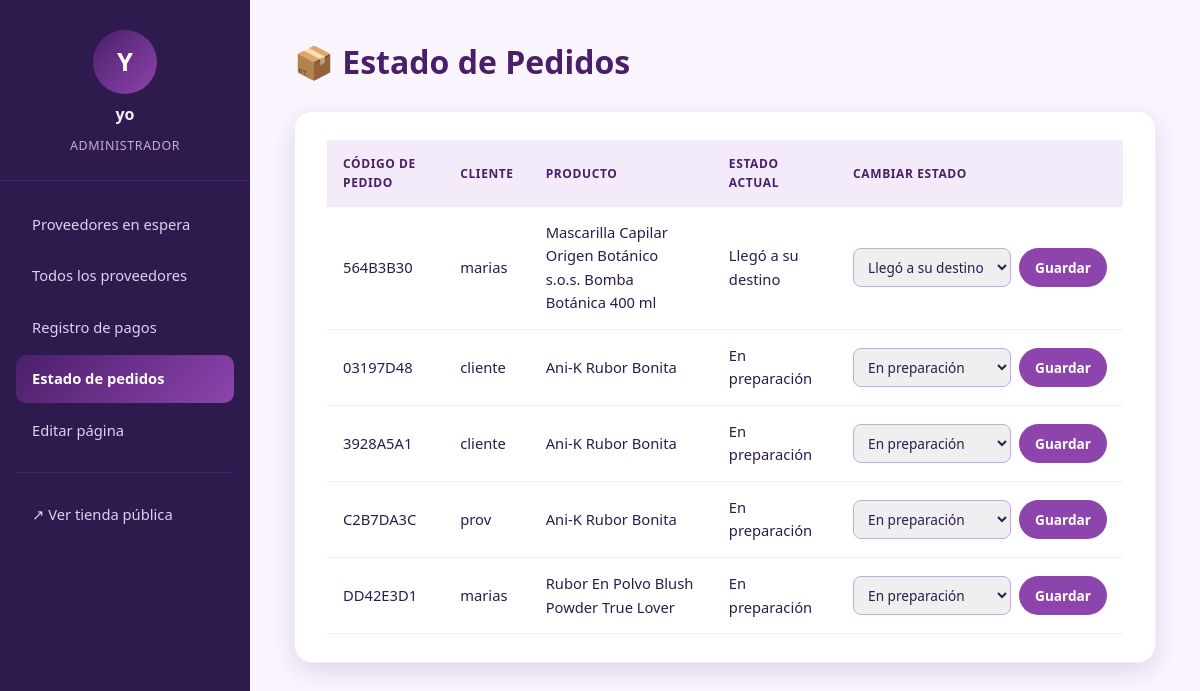
/adm/pedidos/ (signed in), run on the app's committed database.
### rastreo/models.py (models this page shows, shortened)
class Envio(models.Model):
    ESTADOS = [
        ('preparando', 'En preparación'),
        ('listo', 'Listo'),
        ('en_camino', 'En viaje'),
        ('entregado', 'Llegó a su destino'),
        ('cancelado', 'Cancelado'),
    ]
    METODOS_PAGO = [
        ('nequi', 'Nequi'),
        ('tarjeta', 'Tarjeta (Visa/Mastercard)'),
        ('pse', 'PSE'),
        ('mercadopago', 'Mercado Pago'),
        ('contraentrega', 'Pago contraentrega'),
    ]
    cliente = models.ForeignKey(settings.AUTH_USER_MODEL, on_delete=models.CASCADE, related_name='envios')
    producto = models.ForeignKey(Producto, on_delete=models.CASCADE)
    fecha_creacion = models.DateTimeField(auto_now_add=True)
    estado_actual = models.CharField(max_length=20, choices=ESTADOS, default='preparando')
    numero_guia = models.CharField(max_length=20, unique=True)
    cantidad = models.PositiveIntegerField(default=1)
    precio_unitario = models.DecimalField(max_digits=10, decimal_places=2, default=0)
    nombre_destinatario = models.CharField(max_length=150, blank=True)
    telefono = models.CharField(max_length=20, blank=True)
    correo = models.EmailField(blank=True)
    direccion = models.CharField(max_length=255, blank=True)
    departamento = models.CharField(max_length=100, blank=True)
    ciudad = models.CharField(max_length=100, blank=True)
    metodo_pago = models.CharField(max_length=20, choices=METODOS_PAGO, blank=True)

### inventario/models.py (models this page shows, shortened)
class Producto(models.Model):
    proveedor = models.ForeignKey(User, on_delete=models.CASCADE, related_name='productos')
    categoria = models.ForeignKey(Categoria, on_delete=models.SET_NULL, null=True, related_name='articulos')
    nombre = models.CharField(max_length=150)
    marca = models.CharField(max_length=100, blank=True, null=True)
    descripcion = models.TextField()
    precio = models.DecimalField(
        max_digits=10,
        decimal_places=2,
        validators=[MinValueValidator(Decimal("0.00"))],
    )
    cantidad_disponible = models.PositiveIntegerField(default=0)
    imagen = models.ImageField(upload_to='productos/', blank=True, null=True)
    esta_activo = models.BooleanField(default=True, help_text="Permite pausar la venta del producto sin eliminarlo")
    fecha_creacion = models.DateTimeField(auto_now_add=True)
    ultima_actualizacion = models.DateTimeField(auto_now=True)
    HORAS_LIMITE_NUEVO = 5

### administracion/views.py (the view)
# urls.py: path('pedidos/', views.pedidos, name='pedidos'),
@admin_required
def pedidos(request):
    Envio = apps.get_model('rastreo', 'Envio')
    pedidos_lista = (
        Envio.objects
        .select_related('cliente', 'producto')
        .order_by('-fecha_creacion')
    )
    return render(request, 'administracion/pedidos.html', {
        'pedidos': pedidos_lista,
        'estados': Envio.ESTADOS,
        'active': 'pedidos',
    })

### administracion/templates/administracion/pedidos.html (shortened to what this page needs)
{% extends 'administracion/base_admin.html' %}
{% block contenido %}
    <h1>📦 Estado de Pedidos</h1>
    <section class="admin-card">
        {% if pedidos %}
            <table class="admin-table">
                <thead>
                    <tr>
                        <th>Código de pedido</th>
                        <th>Cliente</th>
                        <th>Producto</th>
                        <th>Estado actual</th>
                        <th>Cambiar estado</th>
                    </tr>
                </thead>
                <tbody>
                {% for envio in pedidos %}
                    <tr>
                        <td>{{ envio.numero_guia }}</td>
                        <td>{{ envio.cliente.username }}</td>
                        <td>{{ envio.producto.nombre }}</td>
                        <td>{{ envio.get_estado_actual_display }}</td>
                        <td>
                            <form method="post" action="{% url 'administracion:actualizar_estado_pedido' envio_id=envio.id %}" style="display:flex; gap:8px;">
                                <select name="estado_actual" class="select-estado">
                                    {% for valor, etiqueta in estados %}
                                        <option value="{{ valor }}" {% if valor == envio.estado_actual %}selected{% endif %}>{{ etiqueta }}</option>
                                    {% endfor %}
                                </select>
                                <button type="submit" class="btn btn-approve">Guardar</button>
                            </form>
                        </td>
                    </tr>
                {% endfor %}
                </tbody>
            </table>
        {% else %}
            <p>Todavía no hay pedidos registrados.</p>
        {% endif %}
    </section>
{% endblock %}

### administracion/templates/administracion/base_admin.html (shortened to what this page needs)
{% load static %}
<!DOCTYPE html>
<html lang="es">
<head>
    <link rel="stylesheet" href="{% static 'dash.css' %}">
    <link rel="stylesheet" href="{% static 'base.css' %}">
</head>
<body>
<div class="admin-layout">
    <aside class="admin-sidebar">
        <div class="admin-profile">
            <div class="avatar-circle">{{ request.user.username|first|upper }}</div>
            <p class="admin-name">{{ request.user.username }}</p>
            <p class="admin-role">Administrador</p>
        </div>
        <nav class="admin-nav">
            <a href="{% url 'administracion:dashboard' %}" class="{% if active == 'proveedores' %}active{% endif %}">Proveedores en espera</a>
            <a href="{% url 'administracion:lista_proveedores' %}" class="{% if active == 'lista_proveedores' %}active{% endif %}">Todos los proveedores</a>
            <a href="{% url 'administracion:pagos' %}" class="{% if active == 'pagos' %}active{% endif %}">Registro de pagos</a>
            <a href="{% url 'administracion:pedidos' %}" class="{% if active == 'pedidos' %}active{% endif %}">Estado de pedidos</a>
            <a href="{% url 'administracion:gestion_diseno' %}" class="{% if active == 'diseno' %}active{% endif %}">Editar página</a>
            <hr>
            <a href="{% url 'usuarios:tienda_home' %}" target="_blank" rel="noopener">↗ Ver tienda pública</a>
        </nav>
    </aside>
    <main class="admin-main">
        {% block contenido %}{% endblock %}
    </main>
</div>
</body>
</html>

### administracion/static/dash.css (style rules this page uses)
:root { --purple-900: #2d1b4e; --purple-800: #4a1f6a; --purple-700: #6c3b8c; --purple-600: #8e44ad; --purple-500: #9b59b6; --purple-400: #b38cd9; --purple-300: #c9a8e0; --purple-200: #e0d0f0; --purple-100: #f3ebf9; --purple-50: #faf5ff; --gradient-hero: linear-gradient(135deg, #4a1f6a, #8e44ad); --shadow: 0 8px 24px rgba(75, 30, 110, 0.15); --radius: 18px; --success: #27ae60; --success-hover: #219150; --font-family: system-ui, -apple-system, BlinkMacSystemFont, 'Segoe UI', Roboto, Oxygen, Ubuntu, Cantarell, sans-serif; }
*, *::before, *::after { box-sizing: border-box; margin: 0; padding: 0; }
body { font-family: var(--font-family); background-color: var(--purple-50); color: var(--purple-900); line-height: 1.6; min-height: 100vh; }
.admin-card { background: white; border-radius: var(--radius); padding: 2rem; box-shadow: var(--shadow); border: 1px solid var(--purple-100); margin-bottom: 2rem; }
.btn { display: inline-flex; align-items: center; text-decoration: none; font-weight: 600; font-size: 0.9rem; padding: 0.6rem 1.2rem; border-radius: calc(var(--radius) - 8px); transition: all 0.2s ease; cursor: pointer; }
.btn-approve { background-color: var(--success); color: white; margin-left: 0; }

### administracion/static/base.css (style rules this page uses)
:root { --purple-900: #2d1b4e; --purple-800: #4a1f6a; --purple-700: #6c3b8c; --purple-600: #8e44ad; --purple-500: #9b59b6; --purple-400: #b38cd9; --purple-300: #c9a8e0; --purple-200: #e0d0f0; --purple-100: #f3ebf9; --purple-50: #faf5ff; --gradient-hero: linear-gradient(135deg, #4a1f6a, #8e44ad); --shadow: 0 8px 24px rgba(75, 30, 110, 0.15); --radius: 18px; }
* { box-sizing: border-box; margin: 0; padding: 0; font-family: 'Segoe UI', Tahoma, Geneva, Verdana, sans-serif; }
body { background: var(--purple-50); color: var(--purple-900); min-height: 100vh; }
.admin-layout { display: flex; min-height: 100vh; }
.admin-sidebar { width: 250px; flex-shrink: 0; background: var(--purple-900); color: var(--purple-100); display: flex; flex-direction: column; padding: 30px 0; }
.admin-profile { display: flex; flex-direction: column; align-items: center; gap: 8px; padding-bottom: 24px; margin-bottom: 20px; border-bottom: 1px solid var(--purple-800); }
.avatar-circle { width: 64px; height: 64px; border-radius: 50%; background: var(--gradient-hero); display: flex; align-items: center; justify-content: center; font-size: 1.6rem; font-weight: 700; color: white; }
.admin-name { font-weight: 700; font-size: 1rem; }
.admin-role { font-size: 0.78rem; color: var(--purple-300); text-transform: uppercase; letter-spacing: 0.6px; }
.admin-nav { display: flex; flex-direction: column; gap: 4px; padding: 0 16px; }
.admin-nav a { display: flex; align-items: center; gap: 10px; padding: 12px 16px; border-radius: 10px; color: var(--purple-200); text-decoration: none; font-size: 0.92rem; font-weight: 500; transition: background 0.2s ease, color 0.2s ease; }
.admin-nav a.active { background: var(--gradient-hero); color: white; font-weight: 700; }
.admin-nav hr { border: none; border-top: 1px solid var(--purple-800); margin: 14px 0; }
.admin-main { flex: 1; padding: 36px 44px; }
.admin-main h1 { color: var(--purple-800); margin-bottom: 24px; }
.admin-card { background: white; border-radius: var(--radius); box-shadow: var(--shadow); padding: 28px 32px; }
table.admin-table { width: 100%; border-collapse: collapse; text-align: left; }
table.admin-table th { background: var(--purple-100); color: var(--purple-800); padding: 14px 16px; font-size: 12px; text-transform: uppercase; letter-spacing: 0.6px; }
table.admin-table td { padding: 14px 16px; border-bottom: 1px solid var(--purple-100); font-size: 0.92rem; }
.btn { display: inline-block; padding: 8px 16px; border-radius: 20px; font-weight: 600; font-size: 0.85rem; text-decoration: none; cursor: pointer; border: none; }
.btn-approve { background: var(--purple-600); color: white; }
select.select-estado { padding: 8px 10px; border-radius: 8px; border: 1.5px solid var(--purple-300); font-size: 0.85rem; color: var(--purple-900); }

### data on the page
Envio: numero_guia "564B3B30", cliente.username "marias", producto.nombre "Mascarilla Capilar Origen Botánico s.o.s. Bomba Botánica 400 ml", estado_actual "Llegó a su destino"
Envio: numero_guia "03197D48", cliente.username "cliente", producto.nombre "Ani-K Rubor Bonita", estado_actual "En preparación"
Envio: numero_guia "3928A5A1", cliente.username "cliente", producto.nombre "Ani-K Rubor Bonita", estado_actual "En preparación"
Envio: numero_guia "C2B7DA3C", cliente.username "prov", producto.nombre "Ani-K Rubor Bonita", estado_actual "En preparación"
Envio: numero_guia "DD42E3D1", cliente.username "marias", producto.nombre "Rubor En Polvo Blush Powder True Lover", estado_actual "En preparación"

### other printed values
{{ request.user.username|first|upper }} "Y"
{{ request.user.username }} "yo"
